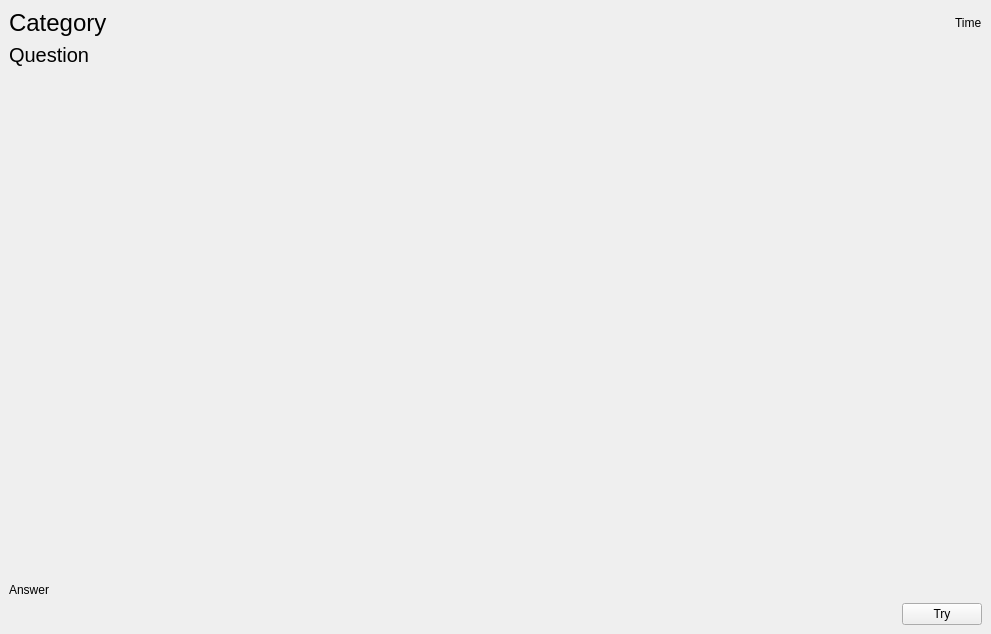
<?xml version="1.0" encoding="UTF-8"?>
<ui version="4.0">
 <class>Question</class>
 <widget class="QMainWindow" name="Question">
  <property name="geometry">
   <rect>
    <x>0</x>
    <y>0</y>
    <width>991</width>
    <height>634</height>
   </rect>
  </property>
  <property name="sizePolicy">
   <sizepolicy hsizetype="Expanding" vsizetype="Expanding">
    <horstretch>0</horstretch>
    <verstretch>0</verstretch>
   </sizepolicy>
  </property>
  <property name="windowTitle">
   <string>MainWindow</string>
  </property>
  <widget class="QWidget" name="centralwidget">
   <layout class="QGridLayout" name="gridLayout">
    <item row="1" column="1">
     <widget class="QPushButton" name="try_button">
      <property name="sizePolicy">
       <sizepolicy hsizetype="Minimum" vsizetype="Fixed">
        <horstretch>0</horstretch>
        <verstretch>0</verstretch>
       </sizepolicy>
      </property>
      <property name="text">
       <string>Try</string>
      </property>
     </widget>
    </item>
    <item row="1" column="0">
     <spacer name="horizontalSpacer">
      <property name="orientation">
       <enum>Qt::Horizontal</enum>
      </property>
      <property name="sizeHint" stdset="0">
       <size>
        <width>40</width>
        <height>20</height>
       </size>
      </property>
     </spacer>
    </item>
    <item row="0" column="0" colspan="2">
     <layout class="QVBoxLayout" name="verticalLayout" stretch="0,0,0,0,0">
      <item>
       <layout class="QHBoxLayout" name="horizontalLayout">
        <item>
         <widget class="QLabel" name="category_slot">
          <property name="sizePolicy">
           <sizepolicy hsizetype="Expanding" vsizetype="Fixed">
            <horstretch>0</horstretch>
            <verstretch>0</verstretch>
           </sizepolicy>
          </property>
          <property name="styleSheet">
           <string notr="true">font-size: 24px;</string>
          </property>
          <property name="text">
           <string>Category</string>
          </property>
          <property name="alignment">
           <set>Qt::AlignLeading|Qt::AlignLeft|Qt::AlignTop</set>
          </property>
         </widget>
        </item>
        <item>
         <widget class="QLabel" name="time_label">
          <property name="text">
           <string>Time</string>
          </property>
         </widget>
        </item>
       </layout>
      </item>
      <item>
       <widget class="QLabel" name="question_slot">
        <property name="sizePolicy">
         <sizepolicy hsizetype="Expanding" vsizetype="Fixed">
          <horstretch>0</horstretch>
          <verstretch>0</verstretch>
         </sizepolicy>
        </property>
        <property name="styleSheet">
         <string notr="true">font-size: 20px;</string>
        </property>
        <property name="text">
         <string>Question</string>
        </property>
        <property name="alignment">
         <set>Qt::AlignLeading|Qt::AlignLeft|Qt::AlignTop</set>
        </property>
        <property name="wordWrap">
         <bool>true</bool>
        </property>
       </widget>
      </item>
      <item>
       <widget class="QWidget" name="widget" native="true">
        <property name="sizePolicy">
         <sizepolicy hsizetype="Expanding" vsizetype="Fixed">
          <horstretch>0</horstretch>
          <verstretch>0</verstretch>
         </sizepolicy>
        </property>
        <layout class="QVBoxLayout" name="answers"/>
       </widget>
      </item>
      <item>
       <spacer name="verticalSpacer">
        <property name="orientation">
         <enum>Qt::Vertical</enum>
        </property>
        <property name="sizeHint" stdset="0">
         <size>
          <width>20</width>
          <height>40</height>
         </size>
        </property>
       </spacer>
      </item>
      <item>
       <widget class="QLabel" name="answer_slot">
        <property name="sizePolicy">
         <sizepolicy hsizetype="Expanding" vsizetype="Fixed">
          <horstretch>0</horstretch>
          <verstretch>0</verstretch>
         </sizepolicy>
        </property>
        <property name="text">
         <string>Answer</string>
        </property>
       </widget>
      </item>
     </layout>
    </item>
   </layout>
  </widget>
 </widget>
 <resources/>
 <connections/>
</ui>
